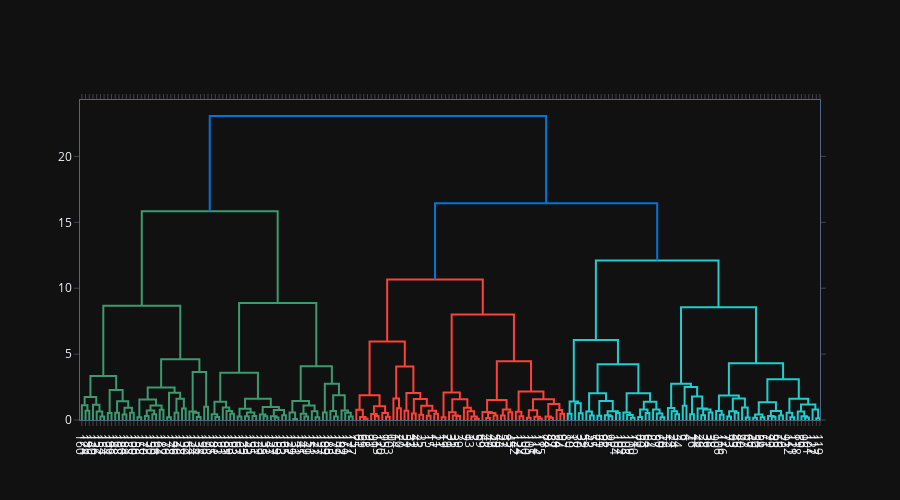

Notebook source saved alongside this figure:
### Code cell
from scipy.cluster.hierarchy import linkage, fcluster
from sklearn.preprocessing import StandardScaler
import plotly.figure_factory as ff


X = df_edited

scaler = StandardScaler()
X_scaled = scaler.fit_transform(X)

Z = linkage(X_scaled, method="ward")

fig = ff.create_dendrogram(X_scaled, linkagefun=lambda x: Z)
fig.update_layout(
    width=900,
    height=500,
)
fig.show()
